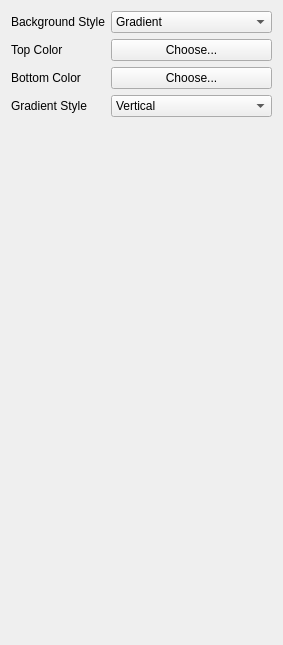
     <widget class="QWidget" name="tabBackground">
      <attribute name="title">
       <string>Background</string>
      </attribute>
      <layout class="QGridLayout" name="gridLayout">
       <item row="0" column="0">
        <widget class="QLabel" name="labelBackground">
         <property name="text">
          <string>Background Style</string>
         </property>
        </widget>
       </item>
       <item row="0" column="1">
        <widget class="QComboBox" name="comboBoxBackgroundStyle">
         <property name="sizePolicy">
          <sizepolicy hsizetype="Expanding" vsizetype="Fixed">
           <horstretch>0</horstretch>
           <verstretch>0</verstretch>
          </sizepolicy>
         </property>
         <item>
          <property name="text">
           <string>Gradient</string>
          </property>
         </item>
         <item>
          <property name="text">
           <string>Solid</string>
          </property>
         </item>
        </widget>
       </item>
       <item row="1" column="0">
        <widget class="QLabel" name="labelTopColor">
         <property name="text">
          <string>Top Color</string>
         </property>
        </widget>
       </item>
       <item row="1" column="1">
        <widget class="QPushButton" name="pushButtonTopColor">
         <property name="sizePolicy">
          <sizepolicy hsizetype="Expanding" vsizetype="Fixed">
           <horstretch>0</horstretch>
           <verstretch>0</verstretch>
          </sizepolicy>
         </property>
         <property name="text">
          <string>Choose...</string>
         </property>
        </widget>
       </item>
       <item row="2" column="0">
        <widget class="QLabel" name="labelBottomColor">
         <property name="text">
          <string>Bottom Color</string>
         </property>
        </widget>
       </item>
       <item row="2" column="1">
        <widget class="QPushButton" name="pushButtonBottomColor">
         <property name="sizePolicy">
          <sizepolicy hsizetype="Expanding" vsizetype="Fixed">
           <horstretch>0</horstretch>
           <verstretch>0</verstretch>
          </sizepolicy>
         </property>
         <property name="text">
          <string>Choose...</string>
         </property>
        </widget>
       </item>
       <item row="3" column="0">
        <widget class="QLabel" name="labelDefaultView">
         <property name="text">
          <string>Gradient Style</string>
         </property>
        </widget>
       </item>
       <item row="3" column="1">
        <widget class="QComboBox" name="comboBoxGradientStyle">
         <property name="sizePolicy">
          <sizepolicy hsizetype="Expanding" vsizetype="Fixed">
           <horstretch>0</horstretch>
           <verstretch>0</verstretch>
          </sizepolicy>
         </property>
         <item>
          <property name="text">
           <string>Vertical</string>
          </property>
         </item>
         <item>
          <property name="text">
           <string>Horizontal</string>
          </property>
         </item>
         <item>
          <property name="text">
           <string>Top Left to Bottom Right</string>
          </property>
         </item>
         <item>
          <property name="text">
           <string>Top Rightto Bottom Left</string>
          </property>
         </item>
        </widget>
       </item>
       <item row="4" column="1">
        <spacer name="verticalSpacer_4">
         <property name="orientation">
          <enum>Qt::Orientation::Vertical</enum>
         </property>
         <property name="sizeHint" stdset="0">
          <size>
           <width>20</width>
           <height>517</height>
          </size>
         </property>
        </spacer>
       </item>
      </layout>
     </widget>
